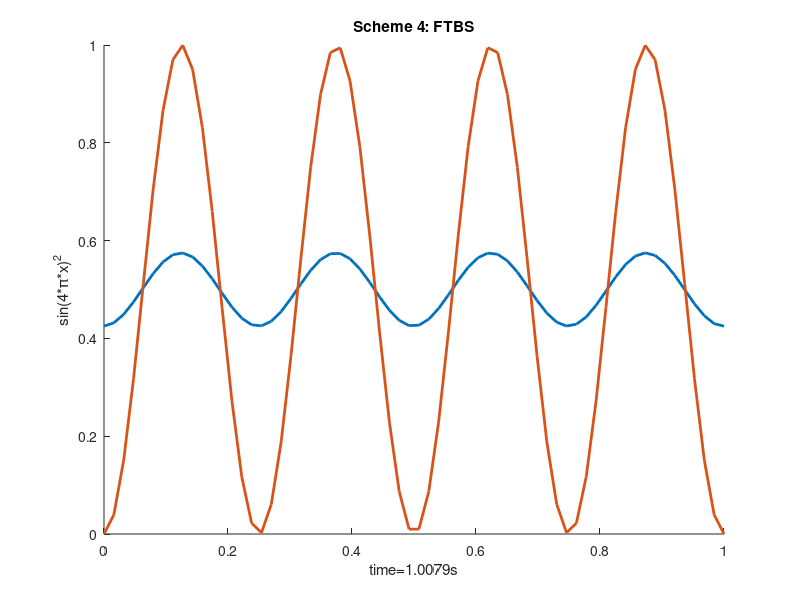

Source code (MATLAB):
clear all;
close all;
clc;

% Realtime simulation of LAE using numerical schemes
% iScheme = 1 ==> FTCS
% iScheme = 2 ==> LF
% iScheme = 3 ==> FTFS
% iScheme = 4 ==> FTBS
%iScheme = input('select scheme ');

NX = 63;    % Number of subintervals for discretisation. |--!--!--!--| 40 nodes!
dx = 1/NX;  % defination of mesh spaceingerrglob(4) = 0
errglob(4)=0;
for j=1:NX+1
    x(j) =(j-1)*dx;         % discreetization in Space Direction
    ue(j)=sin(4*pi*x(j))^2; % waveform t for time=0
end
un=ue;
sigma=0.5;
c=1;
dt=dx*sigma/c;
for iScheme=1:4
    elapseT=0;
    un=ue;
    while(elapseT<1)
        elapseT=elapseT+dt;
        
        % FTCS %
        if iScheme==1
            SchemeName='Scheme 1: FTCS';
            unp(1)=un(1) - 0.5*sigma*(un(2)-un(NX));
            for j=2:NX
                unp(j)=un(j) - 0.5*sigma*(un(j+1)-un(j-1));
            end
            unp(NX+1)=un(NX+1) - 0.5*sigma*(un(2)-un(NX));
            un=unp;
        elseif iScheme==2 %LF
            SchemeName='Scheme 2: LF';
            unp(1)=0.5*(un(NX)+un(2)) - 0.5*sigma*(un(2)-un(NX));
            for j=2:NX
                unp(j)=0.5*(un(j-1)+un(j+1)) - 0.5*sigma*(un(j+1)-un(j-1));
            end
            unp(NX+1)=0.5*(un(NX)+un(2)) - 0.5*sigma*(un(2)-un(NX));
            un=unp;
            % Todo: Remove disturbances in scheme 3 %
        elseif iScheme==3 %FTFS
            SchemeName='Scheme 3: FTFS';
            unp(1)=un(1) - 0.5*sigma*(un(2)-un(1));
            for j=2:NX
                unp(j)=un(j) - 0.5*sigma*(un(j+1)-un(j));
            end
            unp(NX+1)=un(NX+1) - 0.5*sigma*(un(2)-un(NX+1));
            un=unp;
        elseif iScheme==4 %FTBS
            SchemeName='Scheme 4: FTBS';
            unp(1)=un(1) - 0.5*sigma*(un(1)-un(NX));
            for j=2:NX
                unp(j)=un(j) - 0.5*sigma*(un(j)-un(j-1));
            end
            unp(NX+1)=un(NX+1) - 0.5*sigma*(un(NX+1)-un(NX));
            un=unp;
        else
        end
        
        %Calculate Error
        for j=1 : NX+1
            errglob(iScheme) = errglob(iScheme) + (ue(j)-un(j))^2;
        end
        errglob(iScheme) = errglob(iScheme)/(NX+1);
        errglob(iScheme) = sqrt(errglob(iScheme));
        dxlist(iScheme)=dx;
        
        
        hold on
        cla;
        title(SchemeName);
        xlabel('x');
        xlabel(strcat('time= ',num2str(elapseT),'s'));
        ylabel('sin(4*\pi*x)^{2}');
        plot(x,unp,'LineWidth',2);
        plot(x,ue,'LineWidth',2);
        %        legend('Exact Solution','Numerical Solution')
        pause(0.0001);
    end
    pause(1);
end
